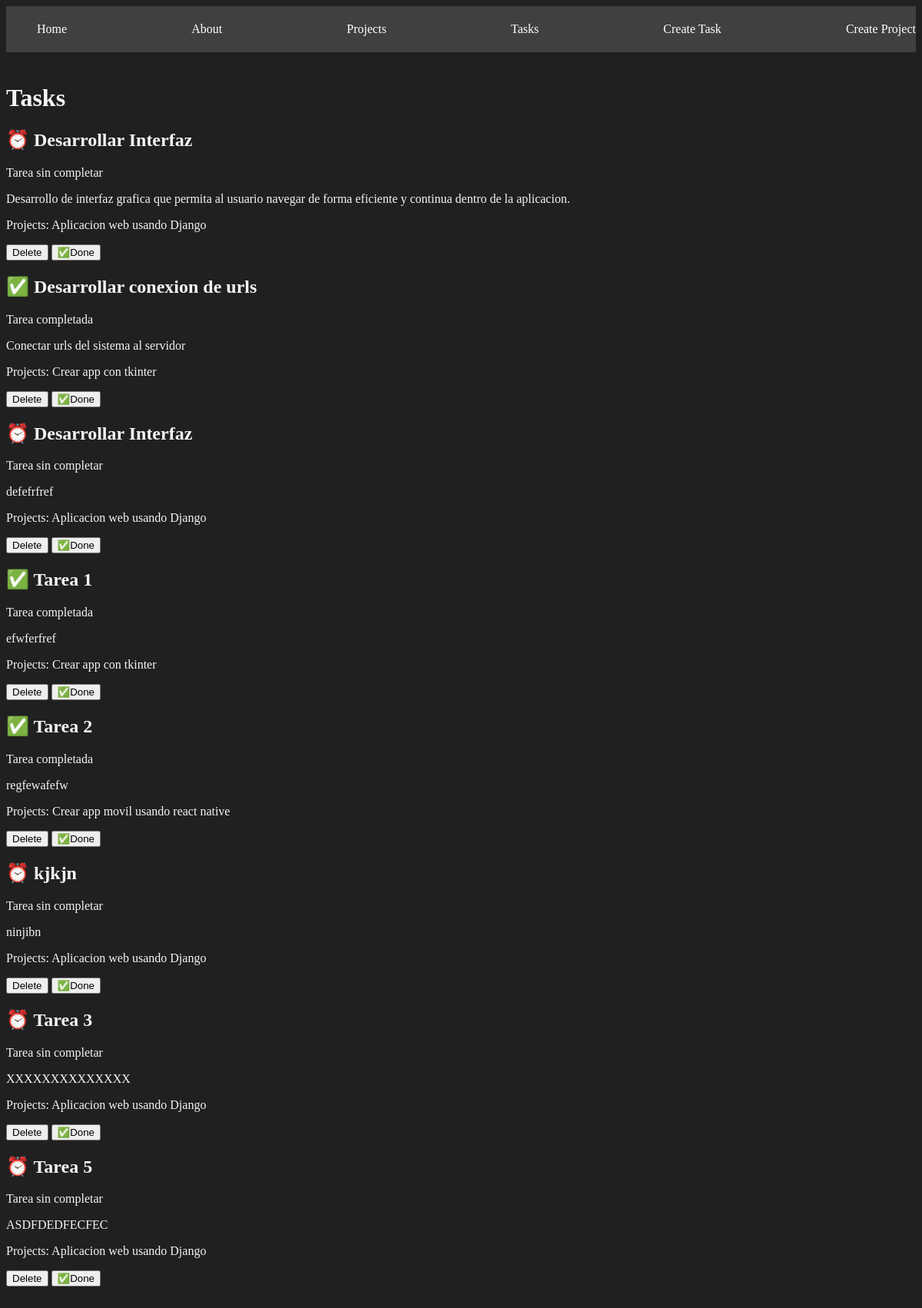
/tasks/, run on the app's committed database.
### myapp/models.py (models this page shows, shortened)
class Task(models.Model):                          # Creacion de tabla de tareas con diferentes columnas.
    title = models.CharField(max_length=200)
    description = models.TextField()
    project = models.ForeignKey(Project, on_delete=models.CASCADE)
    done = models.BooleanField(default=False)

class Project(models.Model):                        # Creacion de tabla de projectos.
    name = models.CharField(max_length=200)
    def __str__(self):
        return self.name                            # Muestra valor del string / Aplicar en caso que aparezca Project_Object(id)

### myapp/views.py (the view)
# urls.py: path('tasks/', views.task, name="tasks"),
def task(request):
    tasks = Task.objects.all()
    return render(request, 'tasks/task.html', {
        'tasks': tasks
    })

### myapp/templates/tasks/task.html
{% extends 'layouts/base.html' %}
{% block content %}
<h1>Tasks</h1>
{% for task in tasks %}
<article>
    <h1>{% if task.done == False %} ⏰ {% else %} ✅ {% endif %} {{task.title}}</h1>
    {% if task.done == False %}
    <p>Tarea sin completar</p>
    {% else %}
    <p>Tarea completada</p>
    {% endif %}
    <p>{{task.description}}</p>
    <p>Projects: {{task.project}}</p>
    <button>Delete</button>
    <button>✅Done</button>
</article>
{% endfor %}
{% endblock %}

### myapp/templates/layouts/base.html (shortened to what this page needs)
{% load static %}
<!DOCTYPE html>
<html lang="en">
<head>
    <link rel="stylesheet" href="{% static 'styles/main.css' %}">
</head>
<body>
    <nav class="navbar">
        <ul>
            <li>
                <a href="{% url 'index' %}">Home</a>
            </li>
            <li>
                <a href="{% url 'about' %}">About</a>
            </li>
            <li>
                <a href="{% url 'projects' %}">Projects</a>
            </li>
            <li>
                <a href="{% url 'tasks' %}">Tasks</a>
            </li>
            <li>
                <a href="{% url 'create_task' %}">Create Task</a>
            </li>
            <li>
                <a href="{% url 'create_project' %}">Create Project</a>
            </li>
        </ul>
    </nav>
    <main class="container">
        {% block content %}
        {% endblock %}
    </main>
</body>
</html>

### myapp/static/styles/main.css (style rules this page uses)
body { background: #202020; color: whitesmoke; }
.navbar { background: #404040; padding: 5px 0; }
.navbar ul { display: flex; justify-content: space-between; }
.navbar ul li { list-style: none; }
.navbar ul li a { color: white; text-decoration: none; }
.container { max-width: 1200px; margin: auto; padding: 20px 0; }

### data on the page
Task: title "Desarrollar Interfaz", done "Tarea sin completar", description "Desarrollo de interfaz grafica que permita al usuario navegar de forma eficiente y continua dentro de la aplicacion.", project "Aplicacion web usando Django"
Task: title "Desarrollar conexion de urls", done "Tarea completada", description "Conectar urls del sistema al servidor", project "Crear app con tkinter"
Task: title "Desarrollar Interfaz", done "Tarea sin completar", description "defefrfref", project "Aplicacion web usando Django"
Task: title "Tarea 1", done "Tarea completada", description "efwferfref", project "Crear app con tkinter"
Task: title "Tarea 2", done "Tarea completada", description "regfewafefw", project "Crear app movil usando react native"
Task: title "kjkjn", done "Tarea sin completar", description "ninjibn", project "Aplicacion web usando Django"
Task: title "Tarea 3", done "Tarea sin completar", description "XXXXXXXXXXXXXX", project "Aplicacion web usando Django"
Task: title "Tarea 5", done "Tarea sin completar", description "ASDFDEDFECFEC", project "Aplicacion web usando Django"
